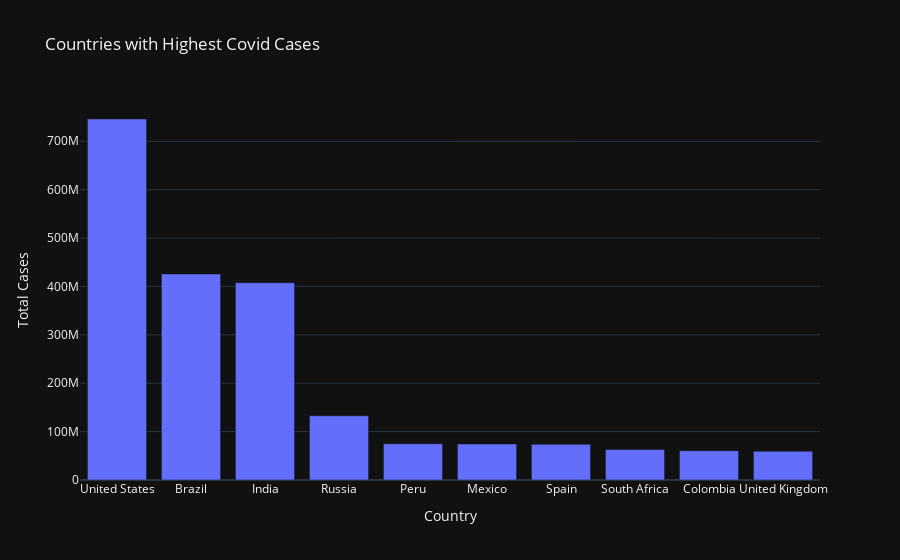

Notebook code cell kept with this figure:
### Markdown cell above
I will first have a look at all the countries with the highest number of covid-19 cases.

### Code cell
# Let's check all the countires with the highest number of covide-19 cases
figure = px.bar(data, y='Total Cases', x='Country',
            title="Countries with Highest Covid Cases")
figure.show()

### Figure 1 — Plotly figure (JSON) as saved in the notebook; plotly's stock layout.template omitted (floating-point values rounded to 4 significant figures)
{"data": [{"alignmentgroup": "True", "hovertemplate": "Country=%{x}<br>Total Cases=%{y}<extra></extra>", "legendgroup": "", "marker": {"color": "#636efa", "pattern": {"shape": ""}}, "name": "", "offsetgroup": "", "orientation": "v", "showlegend": false, "textposition": "auto", "type": "bar", "x": ["United States", "Brazil", "India", "Russia", "Peru", "Mexico", "Spain", "South Africa", "Colombia", "United Kingdom"], "xaxis": "x", "y": [746014098, 425704517, 407771615, 132888951, 74882695, 74347548, 73717676, 63027659, 60543682, 59475032], "yaxis": "y"}], "layout": {"barmode": "relative", "legend": {"tracegroupgap": 0}, "title": {"text": "Countries with Highest Covid Cases"}, "xaxis": {"anchor": "y", "domain": [0, 1], "title": {"text": "Country"}}, "yaxis": {"anchor": "x", "domain": [0, 1], "title": {"text": "Total Cases"}}}}
